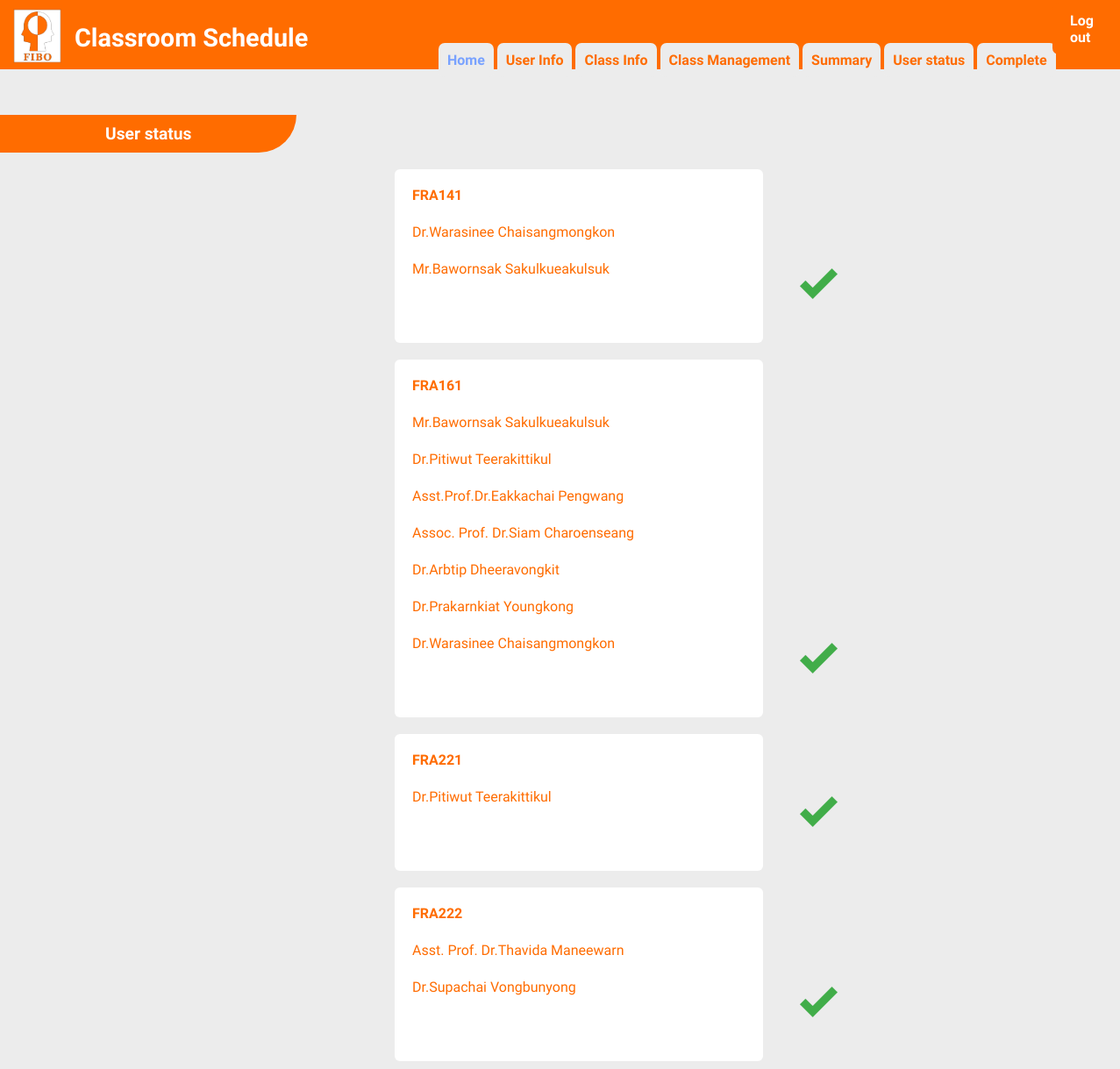
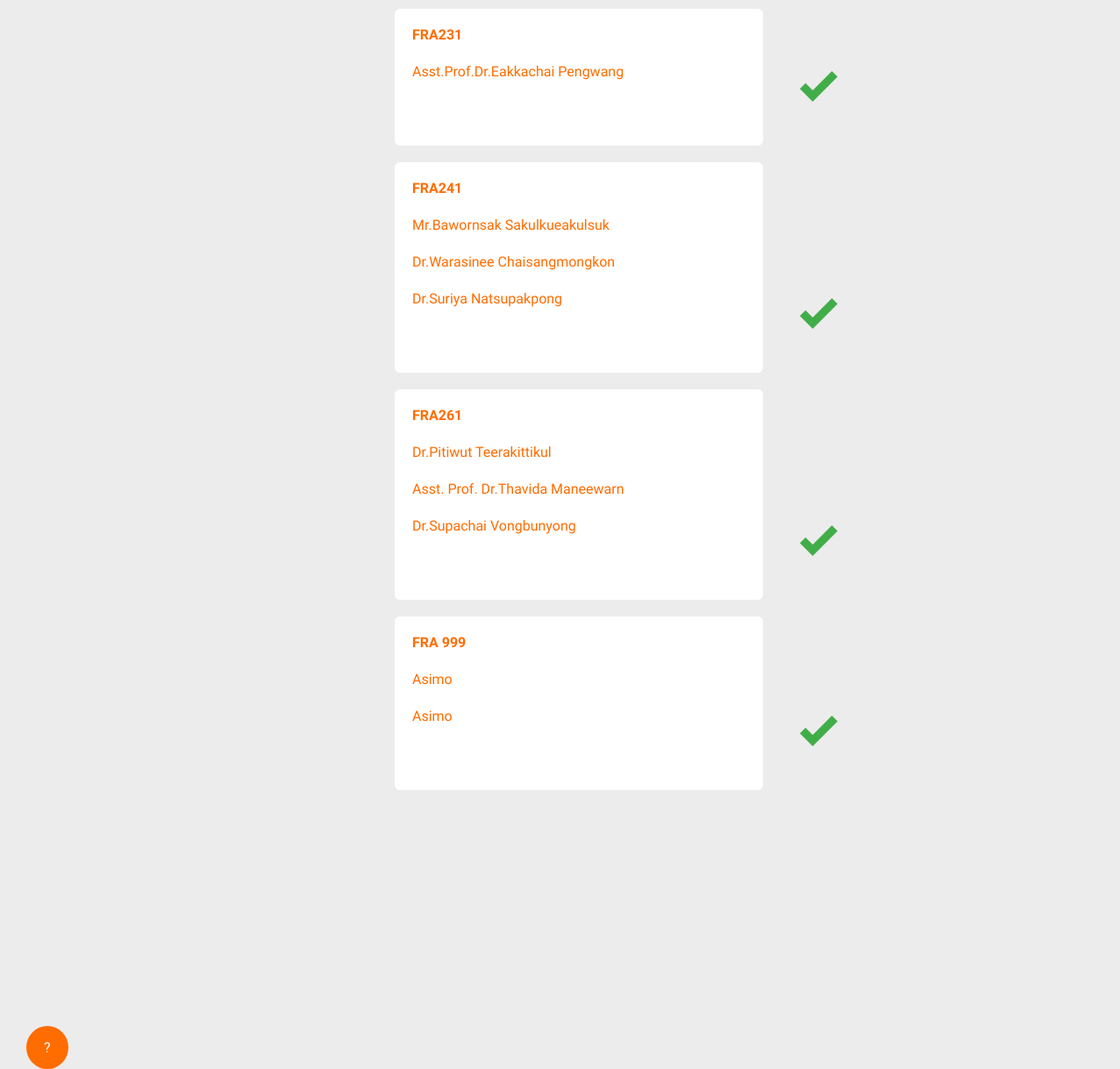
The page /admin1.php on the database its author committed (2 pictures, top to bottom).
### tables this page shows
CREATE TABLE `table_teacher_subject` (
  `No` int(3) NOT NULL,
  `teacher_name` varchar(100) NOT NULL,
  `subject_code` varchar(100) NOT NULL
);

### admin1.php (the view, shortened to what this page needs)
<?php
      require 'dbconfig/config.php';
?>
<!DOCTYPE html>
<html lang="en">
  <head>
    <link rel="stylesheet" type="text/css" href="css/admin1.css">
  </head>
  <body>
    <header>
        <img src="images/FIBO_logo.jpg" width="55" height="62" style="margin-top: 10px; margin-left: 10px">
        <div style="font-size: 1.8em; margin-top: -50px; margin-left: 80px">
        <b>Classroom Schedule</b>
        </div><br>
        </header>
        <div style="margin-top: -30px; margin-left: 500px">
            <a href="admin1.php" class="btn1" style=" color: #79a2ff"><b>Home</b></a>
            <a href="#" class="btn1"><b>User Info</b></a>
            <a href="admin3.php" class="btn1"><b>Class Info</b></a>
            <a href="admin4.php" class="btn1"><b>Class Management</b></a>
            <a href="#" class="btn1"><b>Summary</b></a>
            <a href="admin6.php" class="btn1"><b>User status</b></a>
            <a href="admin7.php" class="btn1"><b>Complete</b></a>
        </div>
        <div style="margin-top: -84px; margin-left: 1200px">
            <a href="index.php" class="btn"><b>Log out</b></a>
        </div>
        <div style="margin-top: 50px;">
            <br><b class="topics">User status</b><br><br>
        </div>
        <?php
                $allsubject = "SELECT DISTINCT subject_code AS Subjects FROM table_teacher_subject";
                $sql = "SELECT * FROM table_teacher_subject";
                $smyData = mysqli_query($con, $sql);
                $smyData2 = mysqli_query($con, $allsubject);
                $save = "";
                while($row = mysqli_fetch_array($smyData2)){
                    $check = $row['Subjects'];
                    echo "<div style='margin-top:0px; margin-left:450px'class='statuskru'>";
                    echo "<p class='text-head'> <b>".$row["Subjects"]."</b></p><br>";
                    if($save != "") {
                        echo "<p class='text'>".$save."</p><br>";
                    }
                    while($row = mysqli_fetch_array($smyData)) {
                        if($check == $row['subject_code'])
                        {
                            echo "<p class='text'>".$row['teacher_name']."</p><br>";
                        }
                        else if($check != $row['subject_code']) {
                            $save = $row['teacher_name'];
                            break;
                        }
                    }
                    echo "<img src='images/tick.png'>";
                    echo "</div>";
                    echo "<br>";
                    echo "<br>";
                }
                    echo "<br>";
            ?>
        <div style="margin-top:-575px;margin-left:890px">
            <br><br><br><br><br><br><br><br><br><br>
            <br><br><br><br><br><br><br><br><br><br>
        </div>
        <div style="margin-left:30px;margin-top:350px">
                <button class="howto">?</button>
        </div>
  </body>
</html>

### css/admin1.css (style rules this page uses)
* { margin: 0; padding: 0; }
.btn { display: inline-block; border: 0px solid #ff6c00; padding: 10px 20px; background-color: #ff6c00; text-decoration: none; font-family: 'Work Sans', sans-serif; font-size: 1em; color: #ffffff ; border-radius: 7px; transition: 0.1s; }
.btn1 { display: inline-block; border: 0px solid #ff6c00; padding: 10px 10px; background-color: #ececec; text-decoration: none; font-family: 'Work Sans', sans-serif; font-size: 1em; color: #ff6c00 ; border-radius: 7px; transition: 0.1s; }
.topics { display: inline-block; border: 0px solid #ff6c00; padding: 10px 120px; background-color: #ff6c00; text-decoration: none; font-family: 'Work Sans', sans-serif; font-size: 1.2em; color: #ffffff ; border-bottom-right-radius: 50px; transition: 0.1s; }
.statuskru { width:420px; height:auto; border:0px; display:inline-block; background:#ffffff; font-size:1em; color:#ff6c00; text-align: left; border-radius:6px; line-height: 42px; font-family: 'Work Sans', sans-serif; box-sizing: border-box 0px; }
.howto { display: inline-block; border: 0px solid #ff6c00; padding: 15px 20px; background-color: #ff6c00; font-family: 'Work Sans', sans-serif; font-size: 1em; color: #ffffff ; border-radius:50%; transition: 0.1s; }
.text { line-height: 0; margin-top: 0px; margin-left: 20px; }
.text-head { line-height: 0; margin-top: 30px; margin-left: 20px; }
.statuskru img { margin-left: 420px; margin-top: -90px }

### admin1.php (style rules this page uses)
body { background-color: #ececec; color: #ff6c00 ; font-family: 'Work Sans', sans-serif; font-size: 1em; text-align: left; }
header { background: #ff6c00 none repeat-x 0 0; color: #FFFFFF; margin-top: 0px; padding: 0 5px; text-align: left; }

### rows shown on the page
table_teacher_subject: teacher_name "Dr.Warasinee Chaisangmongkon"
table_teacher_subject: teacher_name "Mr.Bawornsak Sakulkueakulsuk"
table_teacher_subject: teacher_name "Mr.Bawornsak Sakulkueakulsuk"
table_teacher_subject: teacher_name "Dr.Pitiwut Teerakittikul"
table_teacher_subject: teacher_name "Asst.Prof.Dr.Eakkachai Pengwang"
table_teacher_subject: teacher_name "Assoc. Prof. Dr.Siam Charoenseang"
table_teacher_subject: teacher_name "Dr.Arbtip Dheeravongkit"
table_teacher_subject: teacher_name "Dr.Prakarnkiat Youngkong"
table_teacher_subject: teacher_name "Dr.Warasinee Chaisangmongkon"
table_teacher_subject: teacher_name "Dr.Pitiwut Teerakittikul"
table_teacher_subject: teacher_name "Asst. Prof. Dr.Thavida Maneewarn"
table_teacher_subject: teacher_name "Dr.Supachai Vongbunyong"
table_teacher_subject: teacher_name "Asst.Prof.Dr.Eakkachai Pengwang"
table_teacher_subject: teacher_name "Mr.Bawornsak Sakulkueakulsuk"
table_teacher_subject: teacher_name "Dr.Warasinee Chaisangmongkon"
table_teacher_subject: teacher_name "Dr.Suriya Natsupakpong"
table_teacher_subject: teacher_name "Dr.Pitiwut Teerakittikul"
table_teacher_subject: teacher_name "Asst. Prof. Dr.Thavida Maneewarn"
table_teacher_subject: teacher_name "Dr.Supachai Vongbunyong"
table_teacher_subject: teacher_name "Asimo"
table_teacher_subject: teacher_name "Asimo"

### other values the page prints
$row["Subjects"] "FRA141"
$row["Subjects"] "FRA161"
$row["Subjects"] "FRA221"
$row["Subjects"] "FRA222"
$row["Subjects"] "FRA231"
$row["Subjects"] "FRA241"
$row["Subjects"] "FRA261"
$row["Subjects"] "FRA 999"
